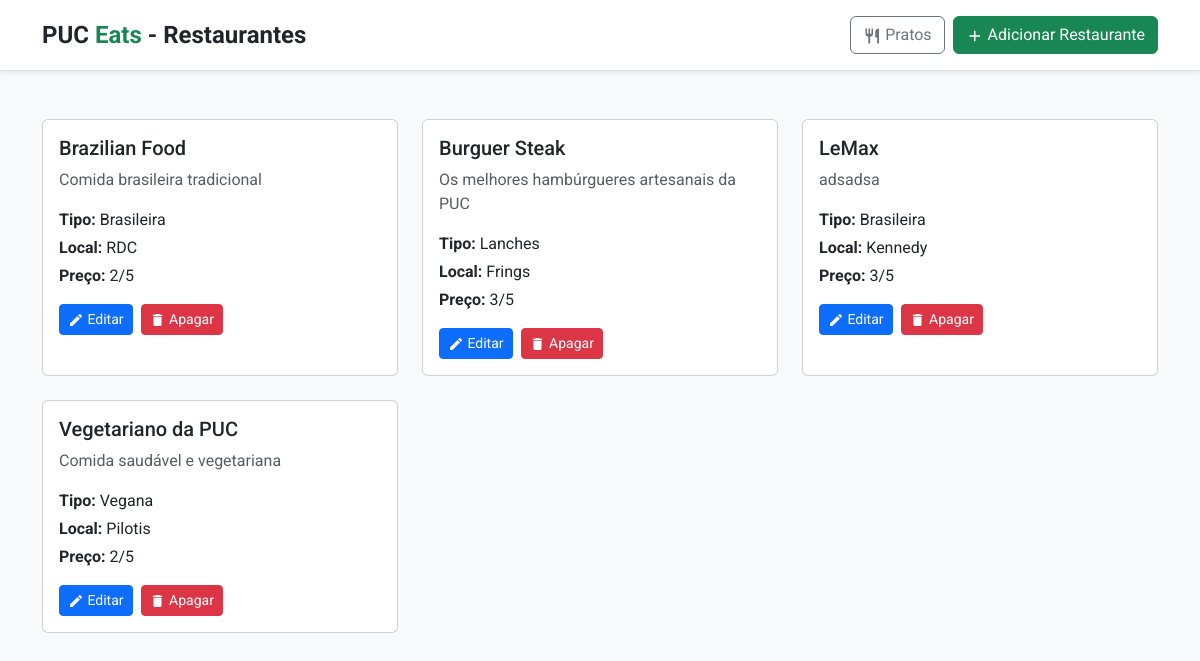
Before: /puceats/crud/restaurantes/ with the older database file.
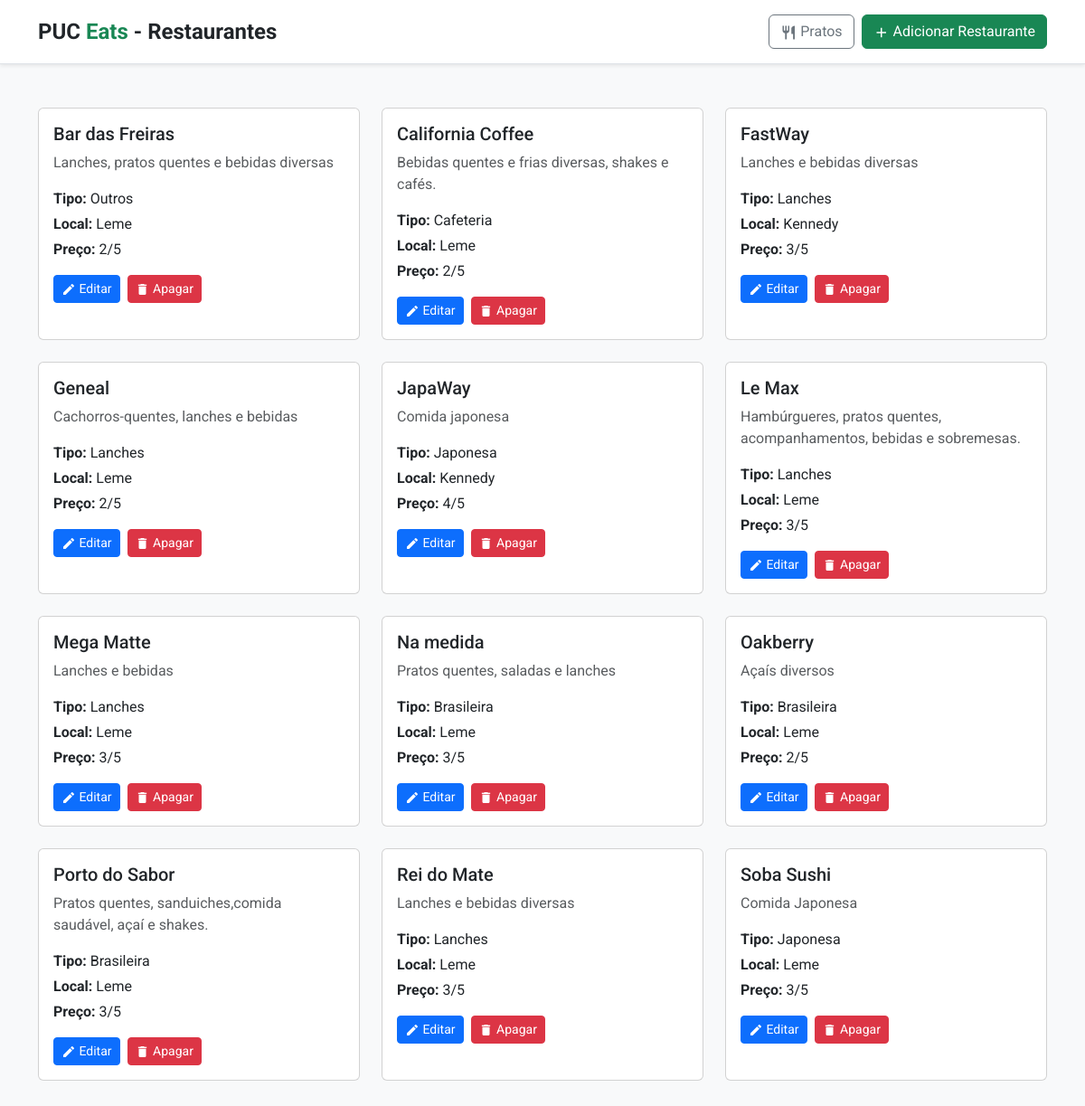
After: the same page with the newer database file.
### puceats/models.py (models this page shows, shortened)
class Restaurant(models.Model):
    CUISINE_TYPES = [
        ("brasileira", "Brasileira"),
        ("japonesa", "Japonesa"),
        ("italiana", "Italiana"),
        ("árabe", "Árabe"),
        ("vegana", "Vegana"),
        ("cafeteria", "Cafeteria"),
        ("lanches", "Lanches"),
        ("internacional", "Internacional"),
        ("outros", "Outros"),
    ]
    name = models.CharField(max_length=120, unique=True, verbose_name="Nome")
    slug = models.SlugField(unique=True, blank=True)
    logo = models.ImageField(upload_to="restaurantes/logos/", blank=True, null=True, verbose_name="Logo")
    description = models.TextField(blank=True, verbose_name="Descrição", help_text="Descrição curta do restaurante")
    cuisine_type = models.CharField(max_length=30, choices=CUISINE_TYPES, default="outros", verbose_name="Tipo de Cozinha")
    latitude = models.FloatField(blank=True, null=True, verbose_name="Latitude")
    longitude = models.FloatField(blank=True, null=True, verbose_name="Longitude")
    building = models.CharField(max_length=80, blank=True, verbose_name="Prédio", help_text="Ex: Frings, Pilotis, etc.")
    opening_hours = models.CharField(
        max_length=120,
        blank=True,
        verbose_name="Horário de Funcionamento",
        help_text="Ex: Seg–Sex 8h–22h"
    )
    phone = models.CharField(max_length=20, blank=True, verbose_name="Telefone")
    instagram = models.URLField(blank=True, verbose_name="Instagram")
    website = models.URLField(blank=True, verbose_name="Site")
    price_level = models.PositiveSmallIntegerField(
        default=1,
        verbose_name="Nível de Preço",
        help_text="1–5 (quanto mais alto, mais caro)"
    )
    created_at = models.DateTimeField(auto_now_add=True, verbose_name="Criado em")
    class Meta:
        ordering = ["name"]
        verbose_name = "Restaurante"
        verbose_name_plural = "Restaurantes"

### puceats/views.py (the view)
# urls.py: path('crud/restaurantes/', views.crud_restaurantes, name='crud-restaurantes'),
def crud_restaurantes(request):
    restaurants = Restaurant.objects.all().order_by('name')
    return render(request, 'crud_restaurantes.html', {
        'restaurants': restaurants
    })

### puceats/templates/crud_restaurantes.html (shortened to what this page needs)
{% load static %}
<!DOCTYPE html>
<html lang="pt-BR">
<head>
    <link href="https://cdn.jsdelivr.net/npm/bootstrap@5.3.3/dist/css/bootstrap.min.css" rel="stylesheet" />
</head>
<body>
    <header class="bg-white border-bottom shadow-sm sticky-top">
        <div class="container py-3">
            <div class="d-flex align-items-center justify-content-between">
                <h1 class="logo-title mb-0">
                    PUC <span class="text-success">Eats</span> - Restaurantes
                </h1>
                <div class="d-flex gap-2">
                    <a href="{% url 'puceats:crud' %}" class="btn btn-outline-secondary">
                        <span class="material-icons" style="font-size: 18px; vertical-align: middle;">restaurant</span>
                        Pratos
                    </a>
                    <button class="btn btn-success" data-bs-toggle="modal" data-bs-target="#restaurantModal" onclick="openAddModal()">
                        <span class="material-icons" style="font-size: 18px; vertical-align: middle;">add</span>
                        Adicionar Restaurante
                    </button>
                </div>
            </div>
        </div>
    </header>
    <div class="container py-5">
        <div class="row row-cols-1 row-cols-md-2 row-cols-lg-3 g-4" id="restaurantsContainer">
            {% for restaurant in restaurants %}
            <div class="col" data-restaurant-id="{{ restaurant.id }}">
                <div class="card h-100">
                    <div class="card-body">
                        <h5 class="card-title">{{ restaurant.name }}</h5>
                        <p class="card-text text-muted">{{ restaurant.description|truncatewords:15 }}</p>
                        <p class="mb-1"><strong>Tipo:</strong> {{ restaurant.get_cuisine_type_display }}</p>
                        {% if restaurant.building %}
                        <p class="mb-1"><strong>Local:</strong> {{ restaurant.building }}</p>
                        {% endif %}
                        <p class="mb-3"><strong>Preço:</strong> {{ restaurant.price_level }}/5</p>
                        <div class="d-flex gap-2">
                            <button class="btn btn-sm btn-primary" onclick="editRestaurant({{ restaurant.id }})">
                                <span class="material-icons" style="font-size: 16px; vertical-align: middle;">edit</span>
                                Editar
                            </button>
                            <button class="btn btn-sm btn-danger" onclick="deleteRestaurant({{ restaurant.id }}, '{{ restaurant.name|escapejs }}')">
                                <span class="material-icons" style="font-size: 16px; vertical-align: middle;">delete</span>
                                Apagar
                            </button>
                        </div>
                    </div>
                </div>
            </div>
            {% empty %}
            <div class="col-12">
                <div class="alert alert-info">
                    Nenhum restaurante cadastrado. Clique em "Adicionar Restaurante" para começar.
                </div>
            </div>
            {% endfor %}
        </div>
    </div>
</body>
</html>

Changed rows visible on the page:
removed Restaurant: name "Brazilian Food", description "Comida brasileira tradicional", cuisine_type "Brasileira", building "RDC", price_level "2"
removed Restaurant: name "Burguer Steak", description "Os melhores hambúrgueres artesanais da PUC", cuisine_type "Lanches", building "Frings", price_level "3"
removed Restaurant: name "Vegetariano da PUC", description "Comida saudável e vegetariana", cuisine_type "Vegana", building "Pilotis", price_level "2"
added Restaurant: name "Bar das Freiras", description "Lanches, pratos quentes e bebidas diversas", cuisine_type "Outros", building "Leme", price_level "2"
added Restaurant: name "California Coffee", description "Bebidas quentes e frias diversas, shakes e cafés.", cuisine_type "Cafeteria", building "Leme", price_level "2"
added Restaurant: name "FastWay", description "Lanches e bebidas diversas", cuisine_type "Lanches", building "Kennedy", price_level "3"
added Restaurant: name "Geneal", description "Cachorros-quentes, lanches e bebidas", cuisine_type "Lanches", building "Leme", price_level "2"
added Restaurant: name "JapaWay", description "Comida japonesa", cuisine_type "Japonesa", building "Kennedy", price_level "4"
changed Restaurant: name "LeMax" → "Le Max"; description "adsadsa" → "Hambúrgueres, pratos quentes, acompanhamentos, bebidas e sobremesas."; cuisine_type "Brasileira" → "Lanches"; building "Kennedy" → "Leme"
added Restaurant: name "Mega Matte", description "Lanches e bebidas", cuisine_type "Lanches", building "Leme", price_level "3"
added Restaurant: name "Na medida", description "Pratos quentes, saladas e lanches", cuisine_type "Brasileira", building "Leme", price_level "3"
added Restaurant: name "Oakberry", description "Açaís diversos", cuisine_type "Brasileira", building "Leme", price_level "2"
added Restaurant: name "Porto do Sabor", description "Pratos quentes, sanduiches,comida saudável, açaí e shakes.", cuisine_type "Brasileira", building "Leme", price_level "3"
added Restaurant: name "Rei do Mate", description "Lanches e bebidas diversas", cuisine_type "Lanches", building "Leme", price_level "3"
added Restaurant: name "Soba Sushi", description "Comida Japonesa", cuisine_type "Japonesa", building "Leme", price_level "3"
